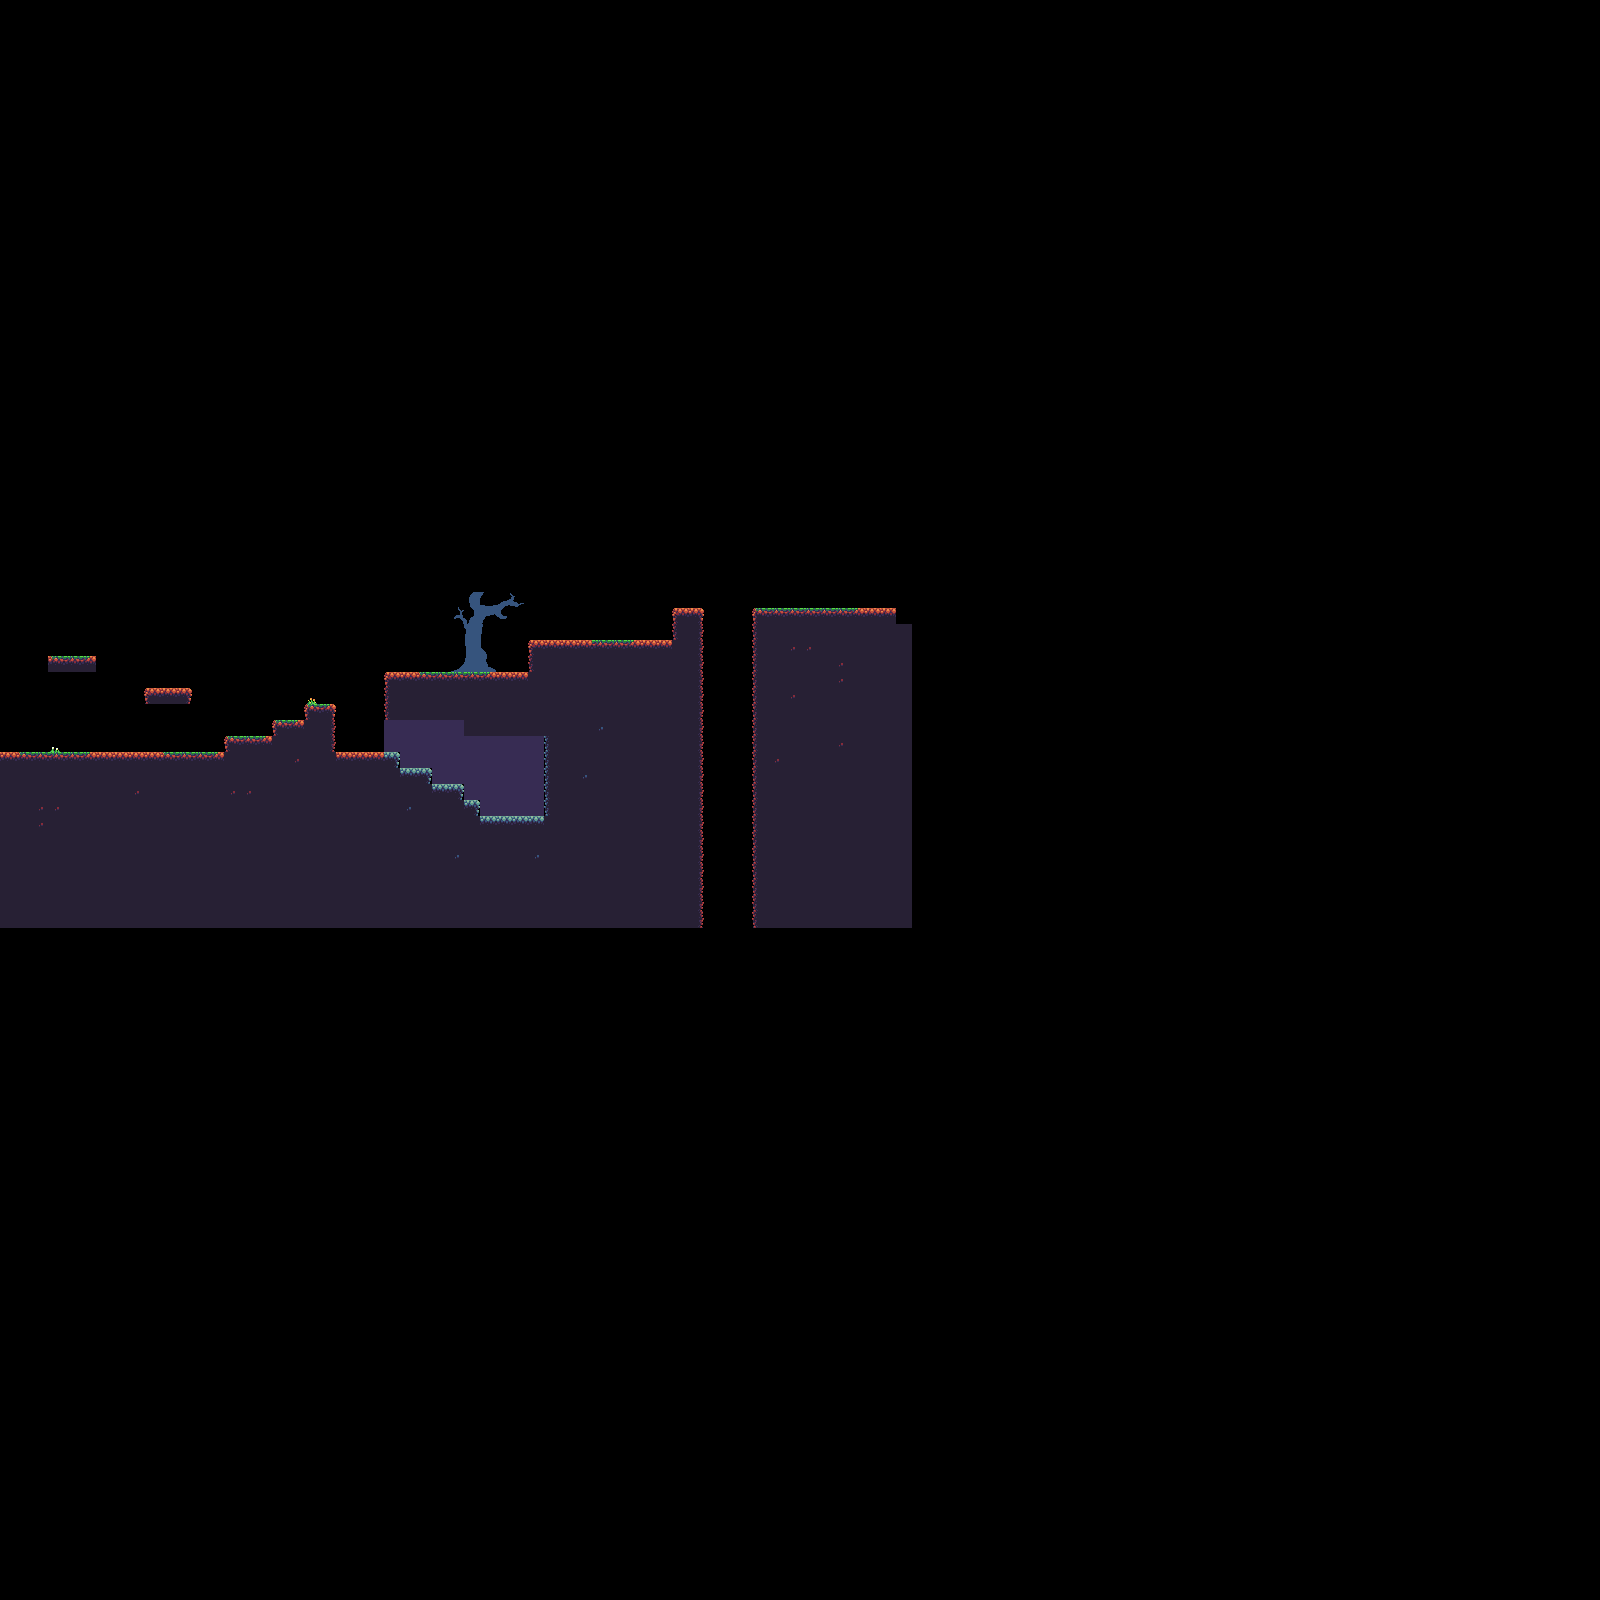

This is a level from a 2D game, rendered from its Tiled map with the project's own tilesets. A one-line summary and the map file follow, with tile-layer data summarised:
An orthogonal 100x100 tile map with 16x16 px tiles, 3 tile layers (Background, default, foreground).

<map version="1.0" tiledversion="2017.10.11" orientation="orthogonal" renderorder="right-down" width="100" height="100" tilewidth="16" tileheight="16" infinite="0" nextobjectid="1">
 <tileset firstgid="1" source="testsheet.tsx" />
 <layer name="Background" width="100" height="100">
  <data>[10000 cells, 57 non-empty, 18 distinct tile ids]</data>
 </layer>
 <layer name="default" width="100" height="100">
  <data>[10000 cells, 788 non-empty, 16 distinct tile ids]</data>
 </layer>
 <layer name="foreground" width="100" height="100">
  <data>[10000 cells, 1 non-empty, 1 distinct tile ids]</data>
 </layer>
</map>
